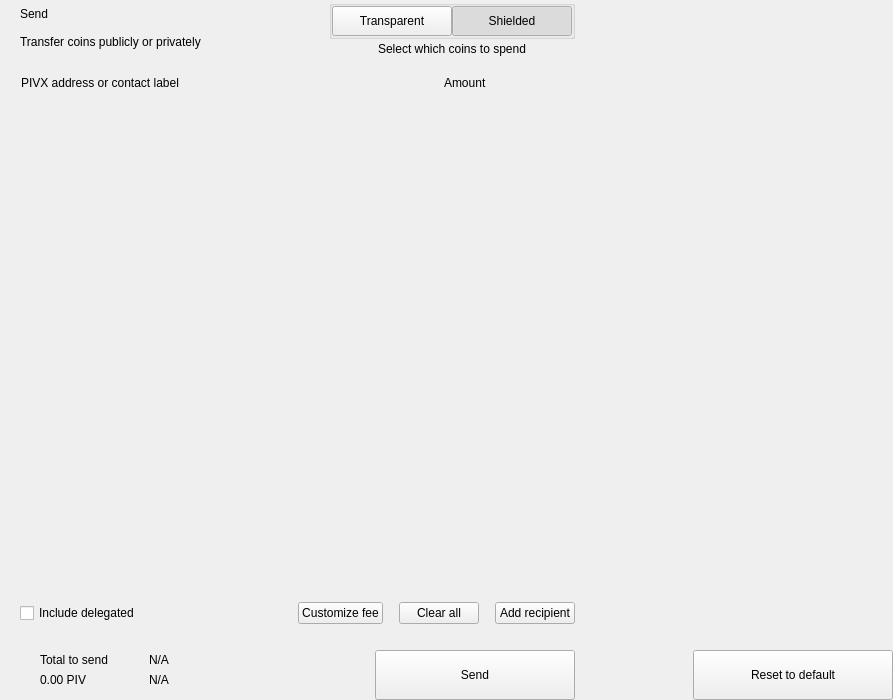
<?xml version="1.0" encoding="UTF-8"?>
<ui version="4.0">
 <class>send</class>
 <widget class="QWidget" name="send">
  <property name="geometry">
   <rect>
    <x>0</x>
    <y>0</y>
    <width>893</width>
    <height>700</height>
   </rect>
  </property>
  <property name="windowTitle">
   <string>Form</string>
  </property>
  <layout class="QHBoxLayout" name="horizontalLayout_2" stretch="2,1">
   <property name="spacing">
    <number>0</number>
   </property>
   <property name="leftMargin">
    <number>0</number>
   </property>
   <property name="topMargin">
    <number>0</number>
   </property>
   <property name="rightMargin">
    <number>0</number>
   </property>
   <property name="bottomMargin">
    <number>0</number>
   </property>
   <item>
    <widget class="QWidget" name="left" native="true">
     <layout class="QVBoxLayout" name="verticalLayout_3">
      <property name="spacing">
       <number>0</number>
      </property>
      <property name="leftMargin">
       <number>0</number>
      </property>
      <property name="topMargin">
       <number>0</number>
      </property>
      <property name="rightMargin">
       <number>0</number>
      </property>
      <property name="bottomMargin">
       <number>0</number>
      </property>
      <item>
       <layout class="QVBoxLayout" name="verticalLayout_22" stretch="0,0,0,1,0,0,0,0">
        <property name="spacing">
         <number>0</number>
        </property>
        <item>
         <layout class="QHBoxLayout" name="horizontalLayout_3">
          <property name="spacing">
           <number>0</number>
          </property>
          <property name="leftMargin">
           <number>20</number>
          </property>
          <property name="rightMargin">
           <number>20</number>
          </property>
          <item>
           <layout class="QVBoxLayout" name="verticalLayout">
            <property name="spacing">
             <number>0</number>
            </property>
            <item>
             <widget class="QLabel" name="labelTitle">
              <property name="text">
               <string>Send</string>
              </property>
              <property name="alignment">
               <set>Qt::AlignLeading|Qt::AlignLeft|Qt::AlignVCenter</set>
              </property>
             </widget>
            </item>
            <item>
             <widget class="QLabel" name="labelSubtitle1">
              <property name="text">
               <string>Transfer coins publicly or privately</string>
              </property>
             </widget>
            </item>
           </layout>
          </item>
          <item>
           <spacer name="horizontalSpacer">
            <property name="orientation">
             <enum>Qt::Horizontal</enum>
            </property>
            <property name="sizeHint" stdset="0">
             <size>
              <width>40</width>
              <height>20</height>
             </size>
            </property>
           </spacer>
          </item>
          <item>
           <layout class="QVBoxLayout" name="verticalLayout_6">
            <property name="spacing">
             <number>3</number>
            </property>
            <item alignment="Qt::AlignHCenter">
             <widget class="QGroupBox" name="groupBox">
              <property name="styleSheet">
               <string notr="true">#groupBox{
padding-top:2px;
}</string>
              </property>
              <property name="title">
               <string/>
              </property>
              <property name="alignment">
               <set>Qt::AlignCenter</set>
              </property>
              <layout class="QHBoxLayout" name="horizontalLayout_4">
               <property name="spacing">
                <number>0</number>
               </property>
               <property name="leftMargin">
                <number>0</number>
               </property>
               <property name="topMargin">
                <number>0</number>
               </property>
               <property name="rightMargin">
                <number>0</number>
               </property>
               <property name="bottomMargin">
                <number>0</number>
               </property>
               <item>
                <widget class="QPushButton" name="pushLeft">
                 <property name="minimumSize">
                  <size>
                   <width>120</width>
                   <height>30</height>
                  </size>
                 </property>
                 <property name="maximumSize">
                  <size>
                   <width>120</width>
                   <height>30</height>
                  </size>
                 </property>
                 <property name="focusPolicy">
                  <enum>Qt::NoFocus</enum>
                 </property>
                 <property name="text">
                  <string>Transparent</string>
                 </property>
                 <property name="checkable">
                  <bool>true</bool>
                 </property>
                 <property name="autoExclusive">
                  <bool>true</bool>
                 </property>
                </widget>
               </item>
               <item>
                <widget class="QPushButton" name="pushRight">
                 <property name="minimumSize">
                  <size>
                   <width>120</width>
                   <height>30</height>
                  </size>
                 </property>
                 <property name="maximumSize">
                  <size>
                   <width>120</width>
                   <height>30</height>
                  </size>
                 </property>
                 <property name="focusPolicy">
                  <enum>Qt::NoFocus</enum>
                 </property>
                 <property name="text">
                  <string>Shielded</string>
                 </property>
                 <property name="checkable">
                  <bool>true</bool>
                 </property>
                 <property name="checked">
                  <bool>true</bool>
                 </property>
                 <property name="autoExclusive">
                  <bool>true</bool>
                 </property>
                </widget>
               </item>
              </layout>
             </widget>
            </item>
            <item alignment="Qt::AlignHCenter|Qt::AlignTop">
             <widget class="QLabel" name="labelSubtitle2">
              <property name="styleSheet">
               <string notr="true"/>
              </property>
              <property name="text">
               <string>Select which coins to spend</string>
              </property>
              <property name="alignment">
               <set>Qt::AlignCenter</set>
              </property>
              <property name="indent">
               <number>0</number>
              </property>
             </widget>
            </item>
           </layout>
          </item>
         </layout>
        </item>
        <item>
         <spacer name="verticalSpacer_2">
          <property name="orientation">
           <enum>Qt::Vertical</enum>
          </property>
          <property name="sizeType">
           <enum>QSizePolicy::Fixed</enum>
          </property>
          <property name="sizeHint" stdset="0">
           <size>
            <width>20</width>
            <height>20</height>
           </size>
          </property>
         </spacer>
        </item>
        <item>
         <layout class="QHBoxLayout" name="horizontalLayout" stretch="6,0,2">
          <property name="spacing">
           <number>0</number>
          </property>
          <property name="leftMargin">
           <number>10</number>
          </property>
          <property name="topMargin">
           <number>0</number>
          </property>
          <property name="rightMargin">
           <number>20</number>
          </property>
          <property name="bottomMargin">
           <number>0</number>
          </property>
          <item>
           <widget class="QLabel" name="labelSubtitleAddress">
            <property name="styleSheet">
             <string notr="true">margin-left:8px;</string>
            </property>
            <property name="text">
             <string>PIVX address or contact label</string>
            </property>
           </widget>
          </item>
          <item>
           <spacer name="horizontalSpacer_3">
            <property name="orientation">
             <enum>Qt::Horizontal</enum>
            </property>
            <property name="sizeType">
             <enum>QSizePolicy::Fixed</enum>
            </property>
            <property name="sizeHint" stdset="0">
             <size>
              <width>40</width>
              <height>1</height>
             </size>
            </property>
           </spacer>
          </item>
          <item>
           <widget class="QLabel" name="labelSubtitleAmount">
            <property name="text">
             <string>Amount</string>
            </property>
           </widget>
          </item>
         </layout>
        </item>
        <item>
         <widget class="QScrollArea" name="scrollArea">
          <property name="minimumSize">
           <size>
            <width>0</width>
            <height>350</height>
           </size>
          </property>
          <property name="styleSheet">
           <string notr="true">#scrollArea {
            background:transparent;
            margin-top:10px;
}</string>
          </property>
          <property name="horizontalScrollBarPolicy">
           <enum>Qt::ScrollBarAlwaysOff</enum>
          </property>
          <property name="sizeAdjustPolicy">
           <enum>QAbstractScrollArea::AdjustIgnored</enum>
          </property>
          <property name="widgetResizable">
           <bool>true</bool>
          </property>
          <property name="alignment">
           <set>Qt::AlignLeading|Qt::AlignLeft|Qt::AlignTop</set>
          </property>
          <widget class="QWidget" name="scrollAreaWidgetContents">
           <property name="geometry">
            <rect>
             <x>0</x>
             <y>0</y>
             <width>591</width>
             <height>16</height>
            </rect>
           </property>
           <property name="sizePolicy">
            <sizepolicy hsizetype="Preferred" vsizetype="Maximum">
             <horstretch>0</horstretch>
             <verstretch>0</verstretch>
            </sizepolicy>
           </property>
           <property name="autoFillBackground">
            <bool>false</bool>
           </property>
           <property name="styleSheet">
            <string notr="true">#scrollAreaWidgetContents {
             background:transparent;
             }</string>
           </property>
           <layout class="QVBoxLayout" name="verticalLayout_7">
            <property name="spacing">
             <number>0</number>
            </property>
            <property name="sizeConstraint">
             <enum>QLayout::SetDefaultConstraint</enum>
            </property>
            <property name="leftMargin">
             <number>0</number>
            </property>
            <property name="topMargin">
             <number>0</number>
            </property>
            <property name="rightMargin">
             <number>0</number>
            </property>
            <property name="bottomMargin">
             <number>0</number>
            </property>
           </layout>
          </widget>
         </widget>
        </item>
        <item>
         <spacer name="verticalSpacer_4">
          <property name="orientation">
           <enum>Qt::Vertical</enum>
          </property>
          <property name="sizeType">
           <enum>QSizePolicy::Fixed</enum>
          </property>
          <property name="sizeHint" stdset="0">
           <size>
            <width>20</width>
            <height>20</height>
           </size>
          </property>
         </spacer>
        </item>
        <item>
         <layout class="QHBoxLayout" name="horizontalLayout_20">
          <property name="spacing">
           <number>6</number>
          </property>
          <property name="leftMargin">
           <number>20</number>
          </property>
          <property name="rightMargin">
           <number>20</number>
          </property>
          <item>
           <widget class="QCheckBox" name="checkBoxDelegations">
            <property name="layoutDirection">
             <enum>Qt::LeftToRight</enum>
            </property>
            <property name="text">
             <string>Include delegated</string>
            </property>
           </widget>
          </item>
          <item>
           <spacer name="horizontalSpacer_4">
            <property name="orientation">
             <enum>Qt::Horizontal</enum>
            </property>
            <property name="sizeHint" stdset="0">
             <size>
              <width>10</width>
              <height>20</height>
             </size>
            </property>
           </spacer>
          </item>
          <item>
           <widget class="QPushButton" name="pushButtonFee">
            <property name="focusPolicy">
             <enum>Qt::NoFocus</enum>
            </property>
            <property name="text">
             <string>Customize fee</string>
            </property>
           </widget>
          </item>
          <item>
           <spacer name="horizontalSpacer_11">
            <property name="orientation">
             <enum>Qt::Horizontal</enum>
            </property>
            <property name="sizeType">
             <enum>QSizePolicy::Minimum</enum>
            </property>
            <property name="sizeHint" stdset="0">
             <size>
              <width>10</width>
              <height>20</height>
             </size>
            </property>
           </spacer>
          </item>
          <item>
           <widget class="QPushButton" name="pushButtonClear">
            <property name="focusPolicy">
             <enum>Qt::NoFocus</enum>
            </property>
            <property name="layoutDirection">
             <enum>Qt::RightToLeft</enum>
            </property>
            <property name="text">
             <string>Clear all</string>
            </property>
           </widget>
          </item>
          <item>
           <spacer name="horizontalSpacer_6">
            <property name="orientation">
             <enum>Qt::Horizontal</enum>
            </property>
            <property name="sizeType">
             <enum>QSizePolicy::Fixed</enum>
            </property>
            <property name="sizeHint" stdset="0">
             <size>
              <width>10</width>
              <height>20</height>
             </size>
            </property>
           </spacer>
          </item>
          <item>
           <widget class="QPushButton" name="pushButtonAddRecipient">
            <property name="focusPolicy">
             <enum>Qt::NoFocus</enum>
            </property>
            <property name="text">
             <string>Add recipient</string>
            </property>
           </widget>
          </item>
         </layout>
        </item>
        <item>
         <spacer name="verticalSpacer">
          <property name="orientation">
           <enum>Qt::Vertical</enum>
          </property>
          <property name="sizeType">
           <enum>QSizePolicy::Fixed</enum>
          </property>
          <property name="sizeHint" stdset="0">
           <size>
            <width>20</width>
            <height>16</height>
           </size>
          </property>
         </spacer>
        </item>
        <item>
         <layout class="QHBoxLayout" name="horizontalLayout_7">
          <property name="rightMargin">
           <number>20</number>
          </property>
          <item>
           <layout class="QHBoxLayout" name="horizontalLayout_10">
            <property name="spacing">
             <number>0</number>
            </property>
            <property name="leftMargin">
             <number>8</number>
            </property>
            <item>
             <widget class="QStackedWidget" name="stackedWidget">
              <property name="minimumSize">
               <size>
                <width>0</width>
                <height>60</height>
               </size>
              </property>
              <property name="maximumSize">
               <size>
                <width>16777215</width>
                <height>60</height>
               </size>
              </property>
              <widget class="QWidget" name="page1">
               <layout class="QVBoxLayout" name="verticalLayout_71" stretch="0">
                <property name="spacing">
                 <number>6</number>
                </property>
                <property name="leftMargin">
                 <number>12</number>
                </property>
                <property name="topMargin">
                 <number>0</number>
                </property>
                <property name="rightMargin">
                 <number>0</number>
                </property>
                <property name="bottomMargin">
                 <number>0</number>
                </property>
                <item>
                 <widget class="QWidget" name="coinWidget" native="true">
                  <property name="minimumSize">
                   <size>
                    <width>0</width>
                    <height>60</height>
                   </size>
                  </property>
                  <property name="maximumSize">
                   <size>
                    <width>16777215</width>
                    <height>60</height>
                   </size>
                  </property>
                  <layout class="QHBoxLayout" name="horizontalLayout_9">
                   <property name="spacing">
                    <number>0</number>
                   </property>
                   <property name="leftMargin">
                    <number>20</number>
                   </property>
                   <property name="topMargin">
                    <number>10</number>
                   </property>
                   <property name="rightMargin">
                    <number>20</number>
                   </property>
                   <property name="bottomMargin">
                    <number>10</number>
                   </property>
                   <item>
                    <layout class="QVBoxLayout" name="verticalSend">
                     <property name="spacing">
                      <number>0</number>
                     </property>
                     <item>
                      <widget class="QLabel" name="labelTitleTotalSend">
                       <property name="text">
                        <string>Total to send</string>
                       </property>
                      </widget>
                     </item>
                     <item>
                      <widget class="QLabel" name="labelAmountSend">
                       <property name="text">
                        <string notr="true">0.00 PIV</string>
                       </property>
                      </widget>
                     </item>
                    </layout>
                   </item>
                   <item>
                    <spacer name="horizontalSpacer_9">
                     <property name="orientation">
                      <enum>Qt::Horizontal</enum>
                     </property>
                     <property name="sizeType">
                      <enum>QSizePolicy::Fixed</enum>
                     </property>
                     <property name="sizeHint" stdset="0">
                      <size>
                       <width>20</width>
                       <height>20</height>
                      </size>
                     </property>
                    </spacer>
                   </item>
                   <item>
                    <widget class="QLabel" name="labelLine">
                     <property name="minimumSize">
                      <size>
                       <width>1</width>
                       <height>0</height>
                      </size>
                     </property>
                     <property name="maximumSize">
                      <size>
                       <width>1</width>
                       <height>16777215</height>
                      </size>
                     </property>
                     <property name="text">
                      <string/>
                     </property>
                    </widget>
                   </item>
                   <item>
                    <spacer name="horizontalSpacer_10">
                     <property name="orientation">
                      <enum>Qt::Horizontal</enum>
                     </property>
                     <property name="sizeType">
                      <enum>QSizePolicy::Fixed</enum>
                     </property>
                     <property name="sizeHint" stdset="0">
                      <size>
                       <width>20</width>
                       <height>20</height>
                      </size>
                     </property>
                    </spacer>
                   </item>
                   <item>
                    <layout class="QVBoxLayout" name="verticalRemaining">
                     <property name="spacing">
                      <number>0</number>
                     </property>
                     <item>
                      <widget class="QLabel" name="labelTitleTotalRemaining">
                       <property name="text">
                        <string notr="true">N/A</string>
                       </property>
                      </widget>
                     </item>
                     <item>
                      <widget class="QLabel" name="labelAmountRemaining">
                       <property name="text">
                        <string notr="true">N/A</string>
                       </property>
                      </widget>
                     </item>
                    </layout>
                   </item>
                  </layout>
                 </widget>
                </item>
               </layout>
              </widget>
              <widget class="QWidget" name="page_2"/>
             </widget>
            </item>
           </layout>
          </item>
          <item>
           <spacer name="horizontalSpacer_5">
            <property name="orientation">
             <enum>Qt::Horizontal</enum>
            </property>
            <property name="sizeType">
             <enum>QSizePolicy::Expanding</enum>
            </property>
            <property name="sizeHint" stdset="0">
             <size>
              <width>40</width>
              <height>20</height>
             </size>
            </property>
           </spacer>
          </item>
          <item alignment="Qt::AlignBottom">
           <widget class="QPushButton" name="pushButtonSave">
            <property name="minimumSize">
             <size>
              <width>200</width>
              <height>50</height>
             </size>
            </property>
            <property name="maximumSize">
             <size>
              <width>200</width>
              <height>50</height>
             </size>
            </property>
            <property name="focusPolicy">
             <enum>Qt::NoFocus</enum>
            </property>
            <property name="text">
             <string>Send</string>
            </property>
           </widget>
          </item>
         </layout>
        </item>
       </layout>
      </item>
     </layout>
    </widget>
   </item>
   <item>
    <widget class="QWidget" name="right" native="true">
     <layout class="QVBoxLayout" name="verticalLayout_5">
      <property name="leftMargin">
       <number>0</number>
      </property>
      <property name="topMargin">
       <number>0</number>
      </property>
      <property name="rightMargin">
       <number>0</number>
      </property>
      <property name="bottomMargin">
       <number>0</number>
      </property>
      <item>
       <layout class="QVBoxLayout" name="verticalLayout_4">
        <property name="spacing">
         <number>6</number>
        </property>
        <item>
         <widget class="OptionButton" name="btnCoinControl" native="true">
          <property name="minimumSize">
           <size>
            <width>0</width>
            <height>50</height>
           </size>
          </property>
         </widget>
        </item>
        <item>
         <widget class="OptionButton" name="btnChangeAddress" native="true">
          <property name="minimumSize">
           <size>
            <width>0</width>
            <height>50</height>
           </size>
          </property>
         </widget>
        </item>
        <item>
         <widget class="OptionButton" name="btnUri" native="true">
          <property name="minimumSize">
           <size>
            <width>0</width>
            <height>50</height>
           </size>
          </property>
         </widget>
        </item>
        <item>
         <widget class="OptionButton" name="btnShieldCoins" native="true">
          <property name="minimumSize">
           <size>
            <width>0</width>
            <height>50</height>
           </size>
          </property>
         </widget>
        </item>
        <item>
         <spacer name="verticalSpacer_5">
          <property name="orientation">
           <enum>Qt::Vertical</enum>
          </property>
          <property name="sizeHint" stdset="0">
           <size>
            <width>20</width>
            <height>40</height>
           </size>
          </property>
         </spacer>
        </item>
        <item>
         <layout class="QHBoxLayout" name="horizontalLayout_8">
          <item>
           <spacer name="horizontalSpacer_7">
            <property name="orientation">
             <enum>Qt::Horizontal</enum>
            </property>
            <property name="sizeHint" stdset="0">
             <size>
              <width>40</width>
              <height>20</height>
             </size>
            </property>
           </spacer>
          </item>
          <item>
           <widget class="QPushButton" name="pushButtonReset">
            <property name="minimumSize">
             <size>
              <width>200</width>
              <height>50</height>
             </size>
            </property>
            <property name="maximumSize">
             <size>
              <width>200</width>
              <height>50</height>
             </size>
            </property>
            <property name="focusPolicy">
             <enum>Qt::NoFocus</enum>
            </property>
            <property name="text">
             <string>Reset to default</string>
            </property>
           </widget>
          </item>
         </layout>
        </item>
       </layout>
      </item>
     </layout>
    </widget>
   </item>
  </layout>
 </widget>
 <customwidgets>
  <customwidget>
   <class>OptionButton</class>
   <extends>QWidget</extends>
   <header>qt/omegacoin/optionbutton.h</header>
   <container>1</container>
  </customwidget>
 </customwidgets>
 <resources/>
 <connections/>
</ui>
